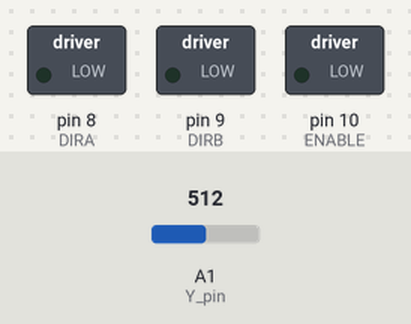
This sketch was run on a simulated Arduino Uno, built with avr-gcc and run on an emulated ATmega328P. Shown: switched loads named in the sketch (green lamp = pin HIGH). Inputs (shaded band) come from the test bench; at power-on: A1 (Y_pin) = 512.

Above: at 1.2 s.
1.3 s: A1 (Y_pin) set to 531
At 2.5 s:
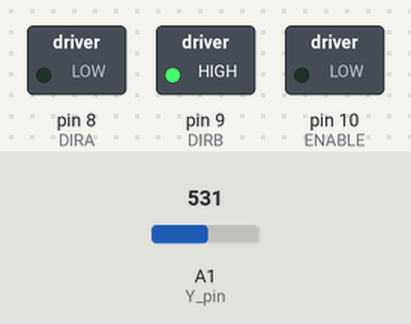
2.8 s: A1 (Y_pin) set to 499
4.3 s: A1 (Y_pin) set to 489
At 4.9 s:
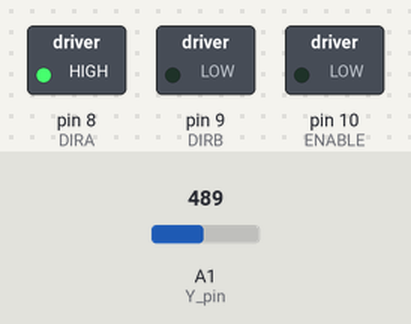
5.8 s: A1 (Y_pin) set to 540
At 7.0 s:
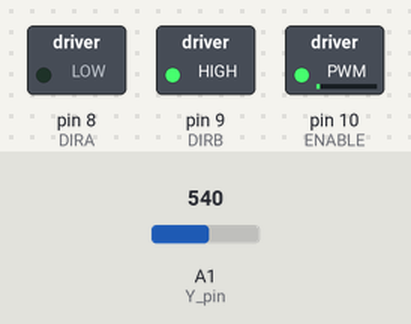
7.3 s: A1 (Y_pin) set to 480
At 8.6 s:
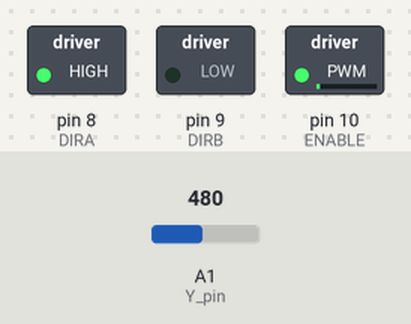
Timing chart, 0 to 9.8 s (numbered marks = the images above; inputs shaded):
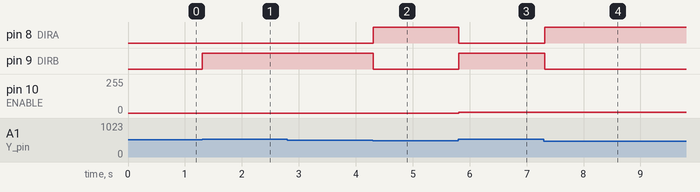

The sketch:

joystickandfan.ino
```cpp
// Joystick controls DC motor speed and direction via L293D
// Uses Y-axis only

const int Y_pin = A1;  // Joystick Y-axis
#define ENABLE 10       // L293D EN1,2 (PWM)
#define DIRA 8         // Direction A
#define DIRB 9         // Direction B

void setup() {
  pinMode(ENABLE, OUTPUT);
  pinMode(DIRA, OUTPUT);
  pinMode(DIRB, OUTPUT);
}

void loop() {
  int y = analogRead(Y_pin);   // Read joystick (0–1023)
  int speedVal = 0;

  if (y > 530) {  // Joystick pushed forward
    digitalWrite(DIRA, LOW);
    digitalWrite(DIRB, HIGH);
    speedVal = map(y, 530, 1023, 0, 255); // Forward speed
  }
  else if (y < 490) {  // Joystick pulled backward
    digitalWrite(DIRA, HIGH);
    digitalWrite(DIRB, LOW);
    speedVal = map(y, 490, 0, 0, 255);    // Reverse speed
  }
  else {
    speedVal = 0; // Joystick centered → stop
  }

  analogWrite(ENABLE, speedVal); // Set motor speed
  delay(20); // small delay for stability
}
```

Measured:
- the behaviour switches between 530 and 531 on A1 (Y_pin) (found by bisection; images 0 and 1)
- the behaviour switches between 490 and 489 on A1 (Y_pin) (found by bisection; images 1 and 2)
- after the input at 1.3 s, pin 9 (DIRB): LOW → HIGH at once
- after the input at 2.8 s, every drawn part: stays the same
- after the input at 4.3 s, pin 8 (DIRA): LOW → HIGH at once; pin 9 (DIRB): HIGH → LOW at once
- after the input at 5.8 s, pin 8 (DIRA): HIGH → LOW at once; pin 9 (DIRB): LOW → HIGH at once; pin 10 (ENABLE): 0/255 → 5/255 at once
- after the input at 7.3 s, pin 8 (DIRA): LOW → HIGH at once; pin 9 (DIRB): HIGH → LOW at once
